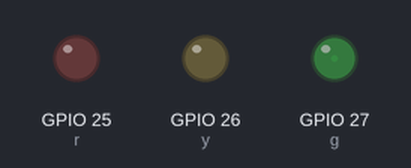
Bench run of a sketch on a simulated ESP32. Shown: output pins drawn as LEDs (lit = HIGH).

Above: at 0.05 s.
At 1.0 s:
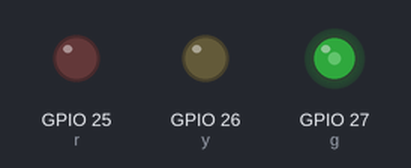
At 1.95 s:
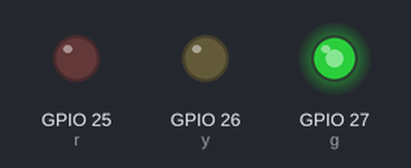
At 3.85 s:
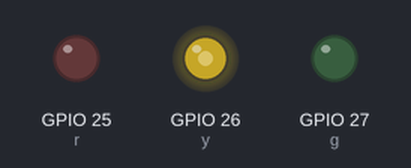
At 5.75 s:
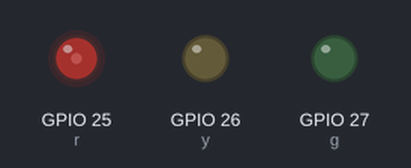
At 7.65 s:
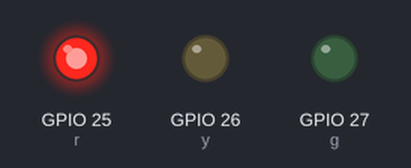
Timing chart, 0 to 10.0 s (numbered marks = the images above):
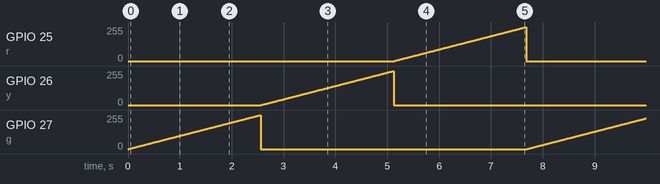

The sketch:

Blink.ino
```cpp
int g = 27;
int y = 26;
int r = 25;
int b = 0;


void setup() {
  pinMode(g, OUTPUT);
  pinMode(y, OUTPUT);
  pinMode(r, OUTPUT);
}


void loop()
{

  for(b=0;b<=255;b++){
    analogWrite(g, b);
    delay(10);
    }
    analogWrite(g, 0);

    for(b=0;b<=255;b++){
      analogWrite(y, b);
      delay(10);
      }
      analogWrite(y, 0);

   for(b=0;b<=255;b++)
   {
    analogWrite(r, b);

    delay(10);
   }
   analogWrite(r, 0);

}
```

Measured:
- by itself, GPIO 25 (r), GPIO 26 (y), GPIO 27 (g): ramps from 0/255 to 255/255 and jumps back, once every 7.7 s
